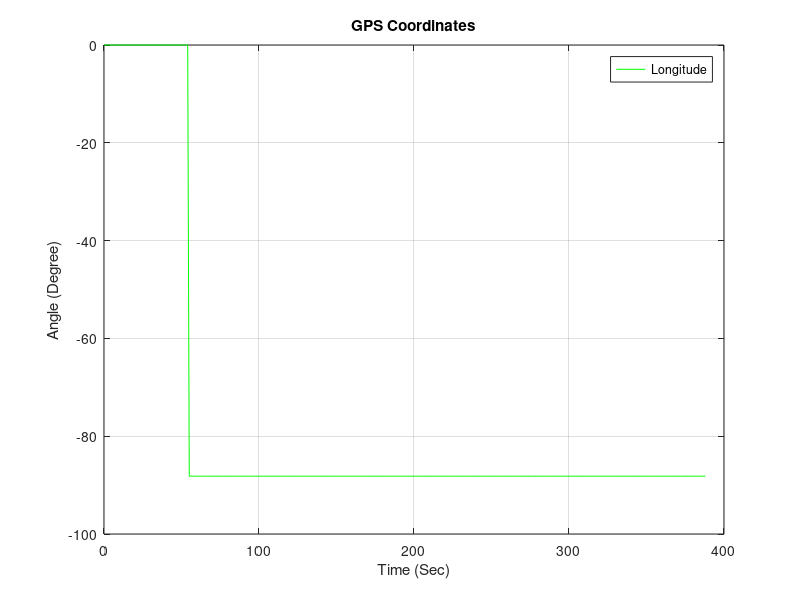

Source code (MATLAB):
close all;
clear;
clc;

data=dlmread('TEST02.TXT')
t=data(:,1);
x=data(:,2);
y=data(:,3);
z=data(:,4);
plot(t,y,'g');

title('GPS Coordinates');
xlabel('Time (Sec)');
ylabel('Angle (Degree)');
legend('Longitude');
grid on